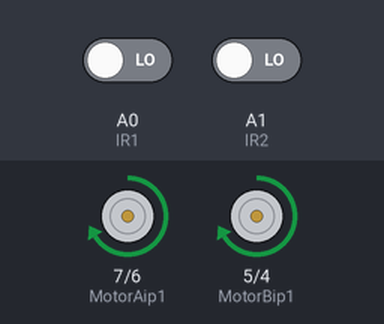
Bench run of a sketch on a simulated Arduino Uno, built with avr-gcc and run on an emulated ATmega328P. Shown: motor-driver pin pairs drawn as motors (green arrow = first pin HIGH = forward, orange = second pin HIGH = backward, longer = more drive, scaled by the enable pin). Inputs (shaded band) come from the test bench; at power-on: A0 (IR1) LOW, A1 (IR2) LOW.

Above: at 1.2 s.
1.3 s: A0 (IR1) driven HIGH
At 1.9 s:
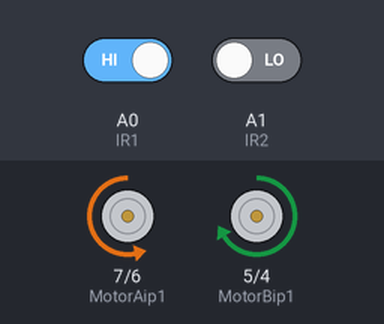
2.8 s: A1 (IR2) driven HIGH
At 3.3 s:
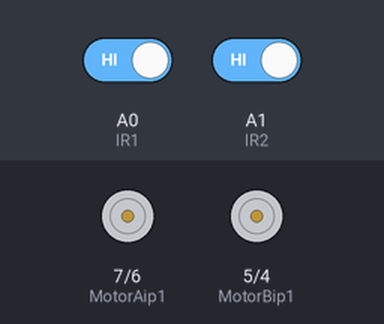
4.3 s: A0 (IR1) driven LOW
At 5.4 s:
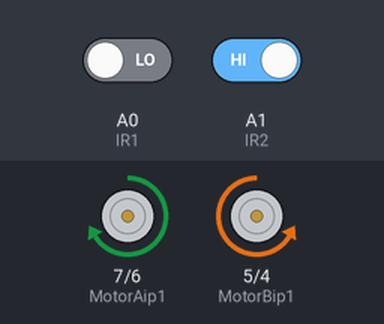
5.8 s: A1 (IR2) driven LOW
At 6.8 s:
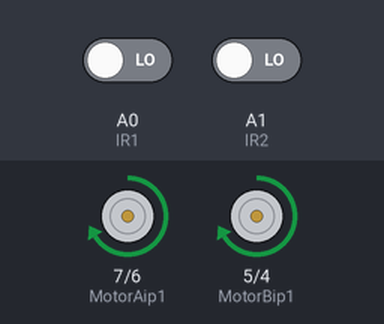
Timing chart, 0 to 8.3 s (numbered marks = the images above; inputs shaded):
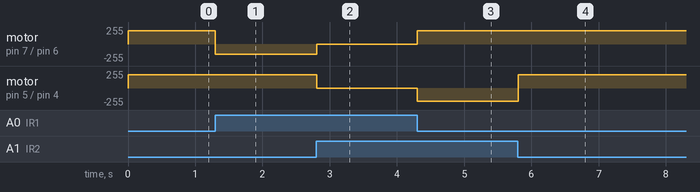

Measured:
- after the input at 1.3 s, motor on pin 7 (MotorAip1) / pin 6 (MotorAip2): forward 200/255 → backward 150/255 at once
- after the input at 2.8 s, motor on pin 7 (MotorAip1) / pin 6 (MotorAip2): backward 150/255 → stopped at once; motor on pin 5 (MotorBip1) / pin 4 (MotorBip2): forward 200/255 → stopped at once
- after the input at 4.3 s, motor on pin 7 (MotorAip1) / pin 6 (MotorAip2): stopped → forward 200/255 at once; motor on pin 5 (MotorBip1) / pin 4 (MotorBip2): stopped → backward 200/255 at once
- after the input at 5.8 s, motor on pin 5 (MotorBip1) / pin 4 (MotorBip2): backward 200/255 → forward 200/255 at once

The sketch:

TEST3_ROBO.ino
```cpp
// Black Line Follower

int vSpeed = 110;        // MAX 255
int turn_speed = 230;    // MAX 255
int turn_delay = 10;

int IR1 = A0;    //Right sensor
int IR2 = A1;  //left Sensor
// motor one
int enA = 9;    //Right motor
int MotorAip1 = 7;
int MotorAip2 = 6;
// motor two
int enB = 3;    //Left motor
int MotorBip1 = 5;
int MotorBip2 = 4;

void setup()
{
  // put your setup code here, to run once:
  pinMode(enA, OUTPUT);
  pinMode(enB, OUTPUT);
  pinMode(IR1, INPUT);
  pinMode(IR2, INPUT);
  pinMode(MotorAip1, OUTPUT);
  pinMode(MotorAip2, OUTPUT);
  pinMode(MotorBip1, OUTPUT);
  pinMode(MotorBip2, OUTPUT);
}
void loop()
{
  //IR DETECTOR
  if (digitalRead(IR1) == HIGH && digitalRead(IR2) == HIGH) //IR will not glow on black line
  {
    //Stop both Motors
    digitalWrite(MotorAip1, LOW); digitalWrite(MotorAip2, LOW); digitalWrite(MotorBip1, LOW); digitalWrite(MotorBip2, LOW);
    analogWrite (enA, 0);
    analogWrite (enB, 0);
  }

  else if (digitalRead(IR1) == LOW && digitalRead(IR2) == LOW) //IR not on black line
  {
    //Move both the Motors
    digitalWrite(MotorAip1, HIGH); digitalWrite(MotorAip2, LOW); digitalWrite(MotorBip1, HIGH); digitalWrite(MotorBip2, LOW);
    analogWrite (enA, 200);
    analogWrite (enB, 200);
  }

  else if (digitalRead(IR1) == LOW && digitalRead(IR2) == HIGH)
  {
    //Tilt robot towards left by stopping the left wheel and moving the right one
    digitalWrite(MotorAip1, HIGH); digitalWrite(MotorAip2, LOW); digitalWrite(MotorBip1, LOW); digitalWrite(MotorBip2, HIGH);
    analogWrite (enA, 200);
    analogWrite (enB, 150);
    delay(turn_delay);
  }

  else if (digitalRead(IR1) == HIGH && digitalRead(IR2) == LOW)
  {
    //Tilt robot towards right by stopping the right wheel and moving the left one
    digitalWrite(MotorAip1, LOW); digitalWrite(MotorAip2, HIGH); digitalWrite(MotorBip1, HIGH); digitalWrite(MotorBip2, LOW);
    analogWrite (enA, 150);
    analogWrite (enB, 200);
    delay(turn_delay);
  }

  else
  {
    //Stop both the motors
    digitalWrite(MotorAip1, LOW); digitalWrite(MotorAip2, LOW); digitalWrite(MotorBip1, LOW); digitalWrite(MotorBip2, LOW);
    analogWrite (enA, 0);
    analogWrite (enB, 0);
  }
}
```
